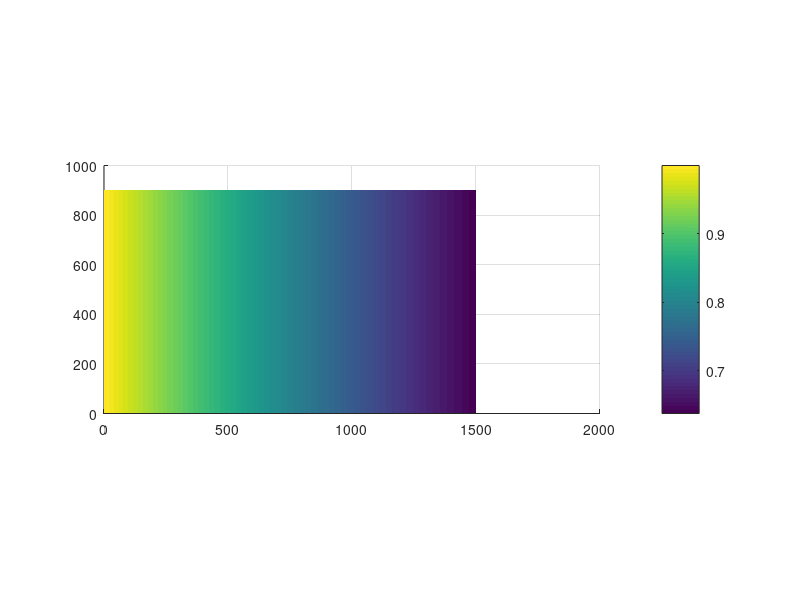

Write the MATLAB code that produced this figure. (Note: this script raises an error after producing the figure.)
% this code simulates ossification process for a fixed set of parameters and
% visualizes the process over iteration steps. 

clear
clc
close all

%% initializing

n_iter= 2000; % number of iterations for ossification process
im_size= [900,1500]; % size of the image.



beta_in=3e-4; % the inverse of length scale of phosphate gradientn beta
phos_grad= repmat(exp(- beta_in * (1:im_size(2))),[im_size(1),1]); % Exponential phospate gradient
figure
surf(phos_grad,'EdgeColor','none')
view(2)
set(gca,'DataAspectRatio',[1 1 1e-3])

colorbar


% col_fib=make_triangular_lattice(im_size(1),im_size(2),100);
%col_fib=rndm_ln(im_size(1),im_size(2),100,1.5e3); previous sims were with
%this

% alpha=1000;
% col_fib=(rndm_ln_ordr_grad(im_size(2),im_size(1),alpha,100,cll_fbr_num))';





nighborhood_cntr=4e-3; % the relative contribution of the local positive feedback.

crr_len=20; % the kernel width for the local positive feedback. 

fibr_neigh=12; % the kernel width for the effect of collagen fibers. 
epsilon=0; % a small offset for ossification probablity to add white-noise if needed


col_fib_cntr=3e-2; % the relative contribution of the collagen fiber field.
omega=1; % the power for the local feedback. Throughout our study this is set to 1 but can be altered to study nonlinear feedbacks


s1=floor(sqrt(im_size(1)*im_size(2)/2000));
s2=floor(sqrt(im_size(1)*im_size(2)/200));
scale=linspace(log2(s1),log2(s2),100);
s=round(2.^(scale));
s=unique(s); % scales for MFDFA


q=linspace(-3,3,50); % The orders for MFDFA
%% simulation

n_rel=4; % number of realizations 

cll_fbr_num=1000:200:3400; % number of collagen fibers
cll_fbr_len=16:2:34; % length of collagen fibers


cl_no_no=length(cll_fbr_num);
cl_len_no=length(cll_fbr_len);

col_fib_all=cell(cl_no_no,cl_len_no,n_rel);
im_all=cell(cl_no_no,cl_len_no,n_rel);


Hq=cell(cl_no_no,cl_len_no,n_rel);
Fq=cell(cl_no_no,cl_len_no,n_rel);
err=cell(cl_no_no,cl_len_no,n_rel);

for i=1:cl_no_no
    for j=1:cl_len_no
        
        parfor k=1:n_rel
            
            disp(['i=',num2str(i),'/',num2str(cl_no_no),...
                '   j=',num2str(j),'/',num2str(cl_len_no), ...
                '   k=',num2str(k),'/',num2str(n_rel)])
            
            col_fib=rndm_ln(im_size(1),im_size(2),cll_fbr_len(j),cll_fbr_num(i));
            col_fib_all{i,j,k}=col_fib;
%             figure
%             imagesc(col_fib) 
%             set(gca,'DataAspectRatio',[1 1 1])
            im= zeros(im_size);
            P_fibr=col_fib_cntr*smoothdata(smoothdata(col_fib,1,'movmean',fibr_neigh),2,'movmean',fibr_neigh);

            for t=1:n_iter

                prob_mat=(nighborhood_cntr*(smoothdata(smoothdata(im.^omega,1,'movmean',crr_len),2,'movmean',crr_len)) ...
                     +P_fibr)...
                    .* ( phos_grad);





                prob_mat=prob_mat/max(max(prob_mat))+epsilon;


                rnd_mat=rand(im_size);

                im=im + (rnd_mat<prob_mat);



            end
            
            figure
            imagesc(im)
            set(gca,'DataAspectRatio',[1 1 1])
            xticks([])
            yticks([])
            im_all{i,j,k}=im;
            
            
            try
                disp(['doing MFDFA','i=',num2str(i),'/',num2str(cl_no_no),...
                '   j=',num2str(j),'/',num2str(cl_len_no), ...
                '   k=',num2str(k),'/',num2str(n_rel)])
            
                [Hq{i,j,k},Fq{i,j,k},err{i,j,k}]=MFDFA_2d_function(im,s,q);
            catch
            end
            
            
        end
        save('vs_density_8rel')
    end
end












%% MFDFA measures
al=cell(cl_no_no,cl_len_no,n_rel);
f_al=cell(cl_no_no,cl_len_no,n_rel);
al_err=cell(cl_no_no,cl_len_no,n_rel);
f_al_err=cell(cl_no_no,cl_len_no,n_rel);

MF_mes=zeros(cl_no_no,cl_len_no,n_rel);
for i=1:cl_no_no
    for j=1:cl_len_no
        
        for k=1:n_rel    
            try
            [al{i,j,k},f_al{i,j,k},al_err{i,j,k},f_al_err{i,j,k}]=...
                sing_spec(q,Hq{i,j,k},[Hq{i,j,k}-err{i,j,k}(1,:);...
                err{i,j,k}(2,:)-Hq{i,j,k}]);

            
            MF_mes(i,j,k)=max(al{i,j,k})-min(al{i,j,k});
            catch
            end
        end
    end
end



figure
heatmap(cll_fbr_num,cll_fbr_len,mean(MF_mes,3))

% figure
% errorbar(q,Hq,Hq-err(1,:),err(2,:)-Hq)
% 
% figure('DefaultAxesFontSize',18)
% errorbar(al,f_al,f_al_err(1,:),f_al_err(2,:),al_err(1,:),al_err(2,:),'bo','DisplayName','Original Data')
% 
% 
% figure
% loglog(s,Fq)

%% saving
save('vs_density_8rel')